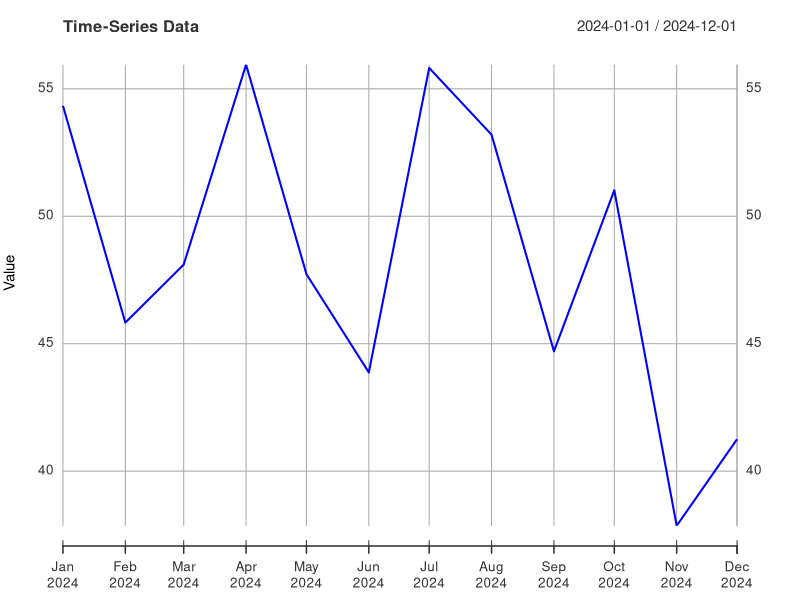

Recreate this plot in R.
install.packages("xts")
install.packages("zoo")
library(xts)
library(zoo)

# Generate sample time-series data
dates <- seq(as.Date("2024-01-01"), by = "month", length.out = 12)
values <- rnorm(12, mean = 50, sd = 10)

# Create time-series object
time_series <- xts(values, order.by = dates)

# Plot the time series
plot(time_series, type = "l", col = "blue", main = "Time-Series Data", xlab = "Date", ylab = "Value")

